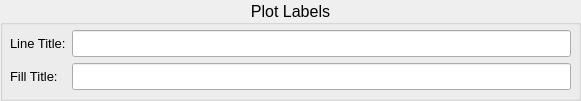
   <widget class="QGroupBox" name="groupBox_3">
    <property name="geometry">
     <rect>
      <x>570</x>
      <y>10</y>
      <width>581</width>
      <height>101</height>
     </rect>
    </property>
    <property name="font">
     <font>
      <family>Arial</family>
      <pointsize>12</pointsize>
      <weight>50</weight>
      <bold>false</bold>
     </font>
    </property>
    <property name="title">
     <string>Plot Labels</string>
    </property>
    <property name="alignment">
     <set>Qt::AlignCenter</set>
    </property>
    <widget class="QWidget" name="formLayoutWidget_7">
     <property name="geometry">
      <rect>
       <x>10</x>
       <y>30</y>
       <width>561</width>
       <height>61</height>
      </rect>
     </property>
     <property name="font">
      <font>
       <family>Arial</family>
       <pointsize>12</pointsize>
       <weight>75</weight>
       <bold>true</bold>
      </font>
     </property>
     <layout class="QFormLayout" name="formLayout_7">
      <property name="sizeConstraint">
       <enum>QLayout::SetNoConstraint</enum>
      </property>
      <item row="0" column="0">
       <widget class="QLabel" name="label_2">
        <property name="font">
         <font>
          <family>Arial</family>
          <pointsize>10</pointsize>
          <weight>50</weight>
          <bold>false</bold>
         </font>
        </property>
        <property name="text">
         <string>Line Title:</string>
        </property>
       </widget>
      </item>
      <item row="0" column="1">
       <widget class="QLineEdit" name="ePlotTitle">
        <property name="font">
         <font>
          <family>Arial</family>
         </font>
        </property>
       </widget>
      </item>
      <item row="1" column="0">
       <widget class="QLabel" name="label_3">
        <property name="font">
         <font>
          <family>Arial</family>
          <pointsize>10</pointsize>
          <weight>50</weight>
          <bold>false</bold>
         </font>
        </property>
        <property name="text">
         <string>Fill Title:</string>
        </property>
       </widget>
      </item>
      <item row="1" column="1">
       <widget class="QLineEdit" name="eFillTitle">
        <property name="font">
         <font>
          <family>Arial</family>
         </font>
        </property>
       </widget>
      </item>
     </layout>
    </widget>
   </widget>
